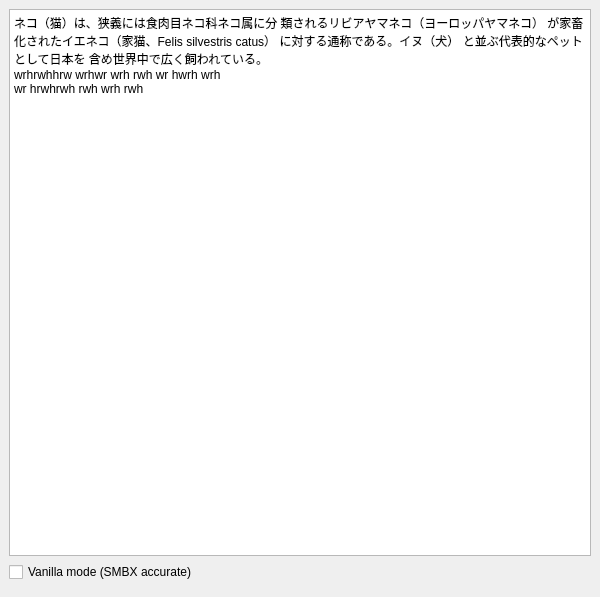
<?xml version="1.0" encoding="UTF-8"?>
<ui version="4.0">
 <class>TestWidget</class>
 <widget class="QMainWindow" name="TestWidget">
  <property name="geometry">
   <rect>
    <x>0</x>
    <y>0</y>
    <width>600</width>
    <height>597</height>
   </rect>
  </property>
  <property name="windowTitle">
   <string>TestWidget</string>
  </property>
  <widget class="QWidget" name="centralwidget">
   <layout class="QGridLayout" name="gridLayout">
    <item row="0" column="0">
     <widget class="QPlainTextEdit" name="demoText">
      <property name="plainText">
       <string>ネコ（猫）は、狭義には食肉目ネコ科ネコ属に分 類されるリビアヤマネコ（ヨーロッパヤマネコ） が家畜化されたイエネコ（家猫、Felis silvestris catus） に対する通称である。イヌ（犬） と並ぶ代表的なペットとして日本を 含め世界中で広く飼われている。 
wrhrwhhrw wrhwr wrh rwh wr hwrh wrh 
wr hrwhrwh rwh wrh rwh</string>
      </property>
     </widget>
    </item>
    <item row="1" column="0">
     <widget class="QCheckBox" name="vanillaMode">
      <property name="text">
       <string>Vanilla mode (SMBX accurate)</string>
      </property>
     </widget>
    </item>
    <item row="2" column="0">
     <widget class="MsgBoxPreview" name="widget" native="true"/>
    </item>
   </layout>
  </widget>
 </widget>
 <customwidgets>
  <customwidget>
   <class>MsgBoxPreview</class>
   <extends>QWidget</extends>
   <header>msg_box_preview.h</header>
   <container>1</container>
  </customwidget>
 </customwidgets>
 <resources/>
 <connections/>
</ui>
